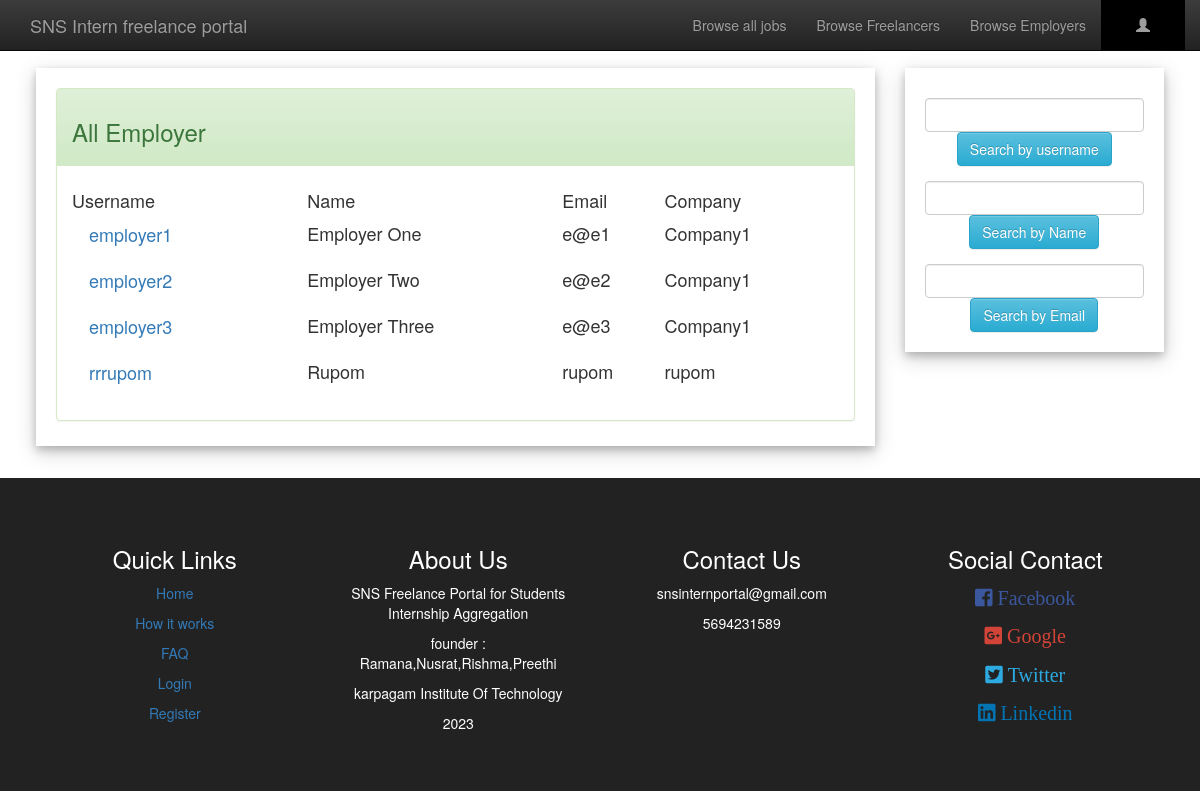
The app's page /allEmployer.php with its own data.
### tables this page shows
CREATE TABLE `employer` (
  `username` varchar(200) NOT NULL,
  `password` varchar(200) NOT NULL,
  `Name` varchar(200) NOT NULL,
  `email` varchar(200) NOT NULL,
  `contact_no` varchar(200) NOT NULL,
  `address` varchar(200) NOT NULL,
  `gender` varchar(200) NOT NULL,
  `birthdate` date NOT NULL,
  `company` varchar(200) NOT NULL,
  `profile_sum` varchar(1000) NOT NULL
);

### allEmployer.php (the view, shortened to what this page needs)
<?php include('server.php');
if(isset($_SESSION["Username"])){
	$username=$_SESSION["Username"];
	if ($_SESSION["Usertype"]==1) {
		$linkPro="freelancerProfile.php";
		$linkEditPro="editFreelancer.php";
		$linkBtn="applyJob.php";
		$textBtn="Apply for this job";
	}
	else{
		$linkPro="employerProfile.php";
		$linkEditPro="editEmployer.php";
		$linkBtn="editJob.php";
		$textBtn="Edit the job offer";
	}
}
else{
    $username="";
}
$sql = "SELECT * FROM employer";
$result = $conn->query($sql);
 ?>
<!DOCTYPE html>
<html>
<head>
	<link rel="stylesheet" type="text/css" href="bootstrap/css/bootstrap.min.css">
	<link rel="stylesheet" type="text/css" href="bootstrap/css/bootstrap-theme.min.css">
	<link rel="stylesheet" type="text/css" href="awesome/css/fontawesome-all.min.css">
</head>
<body>
<nav class="navbar navbar-inverse navbar-fixed-top" id="my-navbar">
	<div class="container">
		<div class="navber-header">
			<a href="index.php" class="navbar-brand">SNS Intern freelance portal </a>
		</div>
		<div class="collapse navbar-collapse" id="navbar-collapse">
			<ul class="nav navbar-nav navbar-right">
				<li><a href="allJob.php">Browse all jobs</a></li>
				<li><a href="allFreelancer.php">Browse Freelancers</a></li>
				<li><a href="allEmployer.php">Browse Employers</a></li>
				<li class="dropdown" style="background:#000;padding:0 20px 0 20px;">
			        <a class="dropdown-toggle" data-toggle="dropdown" href="#"><span class="glyphicon glyphicon-user"></span> <?php echo $username; ?>
			        </a>
			    </li>
			</ul>
		</div>
	</div>
</nav>
<div style="padding:1% 3% 1% 3%;">
<div class="row">
	<div class="col-lg-9">
		<div class="card" style="padding:20px 20px 5px 20px;margin-top:20px">
			<div class="panel panel-success">
			  <div class="panel-heading"><h3>All Employer</h3></div>
			  <div class="panel-body"><h4>
                  <table style="width:100%">
                      <tr>
                          <td>Username</td>
                          <td>Name</td>
                          <td>Email</td>
                          <td>Company</td>
                      </tr>
                      <?php
                      if ($result->num_rows > 0) {
                            while($row = $result->fetch_assoc()) {
                                $e_username=$row["username"];
                                $Name=$row["Name"];
                                $email=$row["email"];
                                $company=$row["company"];
                                echo '
                                <form action="allEmployer.php" method="post">
                                <input type="hidden" name="e_user" value="'.$e_username.'">
                                    <tr>
                                    <td><input type="submit" class="btn btn-link btn-lg" value="'.$e_username.'"></td>
                                    <td>'.$Name.'</td>
                                    <td>'.$email.'</td>
                                    <td>'.$company.'</td>
                                    </tr>
                                </form>
                                ';
                                }
                        } else {
                            echo "<tr></tr><tr><td></td><td>Nothing to show</td></tr>";
                        }
                       ?>
                     </table>
              </h4></div>
			</div>
		</div>
	</div>
	<div class="col-lg-3">
		<div class="card" style="padding:20px 20px 5px 20px;margin-top:20px">
			<form action="allEmployer.php" method="post">
				<div class="form-group">
				  <input type="text" class="form-control" name="s_username">
				  <center><button type="submit" class="btn btn-info">Search by username</button></center>
				</div>
	        </form>
	        <form action="allEmployer.php" method="post">
				<div class="form-group">
				  <input type="text" class="form-control" name="s_name">
				  <center><button type="submit" class="btn btn-info">Search by Name</button></center>
				</div>
	        </form>
	        <form action="allEmployer.php" method="post">
				<div class="form-group">
				  <input type="text" class="form-control" name="s_email">
				  <center><button type="submit" class="btn btn-info">Search by Email</button></center>
				</div>
	        </form>
	    </div>
	</div>
</div>
</div>
<div class="text-center" style="padding:4%;background:#222;color:#fff;margin-top:20px;">
	<div class="row">
			<div class="col-lg-3">
			<h3>Quick Links</h3>
			<p><a href="index.php">Home</a></p>
			<p><a href="#how">How it works</a></p>
			<p><a href="#faq">FAQ</a></p>
			<p><a href="loginReg.php">Login</a></p>
			<p><a href="loginReg.php">Register</a></p>
		</div>
		<div class="col-lg-3">
			<h3>About Us</h3>
			<p>SNS Freelance Portal for Students Internship Aggregation</p>
			<p>founder : Ramana,Nusrat,Rishma,Preethi</p>
			<p>karpagam Institute Of Technology</p>
			<p>2023</p>
		</div>
		<div class="col-lg-3">
			<h3>Contact Us</h3>
			<p>snsinternportal@gmail.com</p>
			<p>5694231589</p>
		</div>
		<div class="col-lg-3">
			<h3>Social Contact</h3>
			<p style="font-size:20px;color:#3B579D;"><i class="fab fa-facebook-square"> Facebook</i></p>
			<p style="font-size:20px;color:#D34438;"><i class="fab fa-google-plus-square"> Google</i></p>
			<p style="font-size:20px;color:#2CAAE1;"><i class="fab fa-twitter-square"> Twitter</i></p>
			<p style="font-size:20px;color:#0274B3;"><i class="fab fa-linkedin"> Linkedin</i></p>
		</div>
	</div>
</div>
</body>
</html>

### allEmployer.php (style rules this page uses)
body { padding-top: 3%;margin: 0; }
.card { box-shadow: 0 4px 8px 0 rgba(0, 0, 0, 0.2), 0 6px 20px 0 rgba(0, 0, 0, 0.19); background:#fff }

### records on screen
employer: username "employer1", Name "Employer One", email "e@e1", company "Company1"
employer: username "employer2", Name "Employer Two", email "e@e2", company "Company1"
employer: username "employer3", Name "Employer Three", email "e@e3", company "Company1"
employer: username "rrrupom", Name "Rupom", email "rupom", company "rupom"
